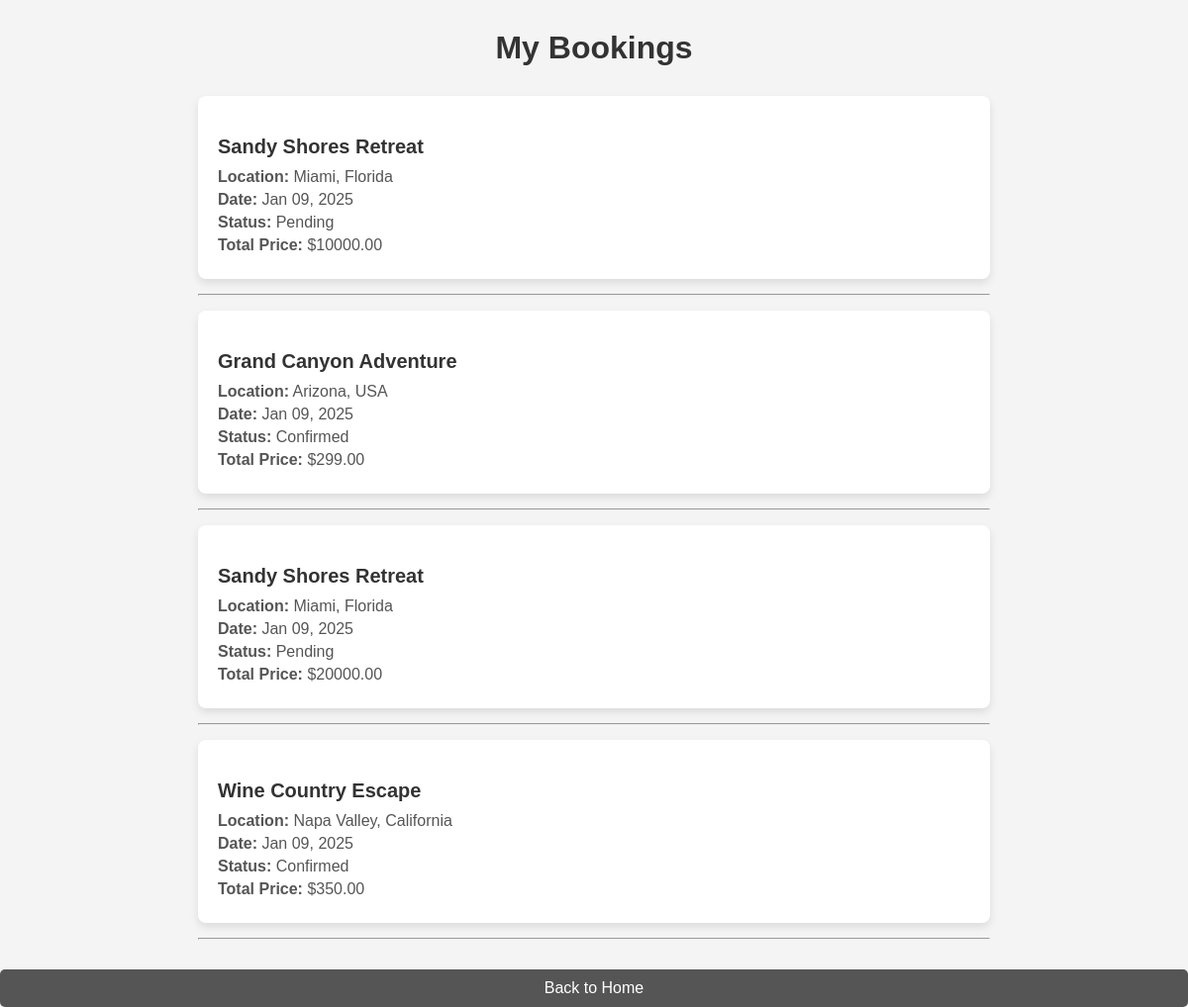
Page /my_bookings/ (signed in) on the committed database.
### Trip_app/models.py (models this page shows, shortened)
class Booking(models.Model):
    STATUS_CHOICES = [
        ('Pending', 'Pending'),
        ('Confirmed', 'Confirmed'),
        ('Cancelled', 'Cancelled'),
    ]
    PAYMENT_STATUS_CHOICES = [
        ('Not Paid', 'Not Paid'),
        ('Pending Verification', 'Pending Verification'),
        ('Paid', 'Paid'),
    ]
    user = models.ForeignKey(User, on_delete=models.CASCADE)
    trip = models.ForeignKey(Destination, on_delete=models.CASCADE)
    package = models.ForeignKey(TripPackage, on_delete=models.CASCADE, null=True, blank=True)
    traveler_name = models.CharField(max_length=100)
    traveler_email = models.EmailField()
    traveler_phone = models.CharField(max_length=15)
    additional_travelers = models.TextField(blank=True, help_text="List additional traveler names separated by commas")
    total_price = models.DecimalField(max_digits=10, decimal_places=2)
    status = models.CharField(max_length=20, choices=STATUS_CHOICES, default='Pending')
    payment_status = models.CharField(max_length=20, choices=PAYMENT_STATUS_CHOICES, default='Not Paid')
    created_at = models.DateTimeField(auto_now_add=True)

class Destination(models.Model):
    name = models.CharField(max_length=100,default='Unknown Destination')
    location = models.CharField(max_length=100,default='Unknown')
    description = models.TextField()
    price = models.DecimalField(max_digits=10, decimal_places=2)
    type = models.CharField(max_length=50, choices=[('Adventure', 'Adventure'), ('Leisure', 'Leisure')],default='Leisure')
    itinerary = models.TextField(default='Itinerary details go here')
    reviews = models.TextField(default='No reviews yet.')
    available_from = models.DateField(default='2024-01-01')
    available_to = models.DateField(default='2024-12-31')
    image = models.ImageField(upload_to='destination_images/', default='destination_images/default_image.jpg')

### Trip_app/views.py (the view)
# urls.py: path('my_bookings/', my_bookings, name='my_bookings'),
@login_required
def my_bookings(request):
    user_bookings = Booking.objects.filter(user=request.user).order_by('-created_at')
    return render(request, 'Trip_app/my_bookings.html', {'bookings': user_bookings})

### Trip_app/templates/Trip_app/my_bookings.html (shortened to what this page needs)
<!DOCTYPE html>
<html lang="en">
<head>
</head>
<body>
    <h1>My Bookings</h1>
    {% if bookings %}
        <ul>
            {% for booking in bookings %}
                <li>
                    <h3>{{ booking.trip.name }}</h3>
                    <p><strong>Location:</strong> {{ booking.trip.location }}</p>
                    <p><strong>Date:</strong> {{ booking.created_at|date:"M d, Y" }}</p>
                    <p><strong>Status:</strong> {{ booking.status }}</p>
                    <p><strong>Total Price:</strong> ${{ booking.total_price }}</p>
                </li>
                <hr>
            {% endfor %}
        </ul>
    {% else %}
        <div class="no-bookings">
            <p>You have no bookings yet. <a href="{% url 'select_trip' %}">Book a trip now!</a></p>
        </div>
    {% endif %}
    <a href="{% url 'home' %}" class="back-link">Back to Home</a>
</body>
</html>

### Trip_app/templates/Trip_app/my_bookings.html (style rules this page uses)
body { font-family: Arial, sans-serif; background-color: #f4f4f4; margin: 0; padding: 0; }
h1 { text-align: center; margin-top: 30px; color: #333; }
ul { list-style-type: none; padding: 0; max-width: 800px; margin: 30px auto; }
li { background-color: #fff; border-radius: 8px; box-shadow: 0 4px 8px rgba(0, 0, 0, 0.1); padding: 20px; margin: 15px 0; }
li h3 { font-size: 20px; margin-bottom: 10px; color: #333; }
li p { font-size: 16px; color: #555; margin: 5px 0; }
a { display: inline-block; text-decoration: none; color: #4CAF50; margin-top: 20px; font-size: 16px; transition: color 0.3s ease; }
.back-link { display: block; margin-top: 15px; padding: 10px 20px; background-color: #555; color: white; text-align: center; border-radius: 5px; text-decoration: none; }

### rows in the picture
Booking: trip.name "Sandy Shores Retreat", trip.location "Miami, Florida", created_at "Jan 09, 2025", status "Pending", total_price "10000.00"
Booking: trip.name "Grand Canyon Adventure", trip.location "Arizona, USA", created_at "Jan 09, 2025", status "Confirmed", total_price "299.00"
Booking: trip.name "Sandy Shores Retreat", trip.location "Miami, Florida", created_at "Jan 09, 2025", status "Pending", total_price "20000.00"
Booking: trip.name "Wine Country Escape", trip.location "Napa Valley, California", created_at "Jan 09, 2025", status "Confirmed", total_price "350.00"
